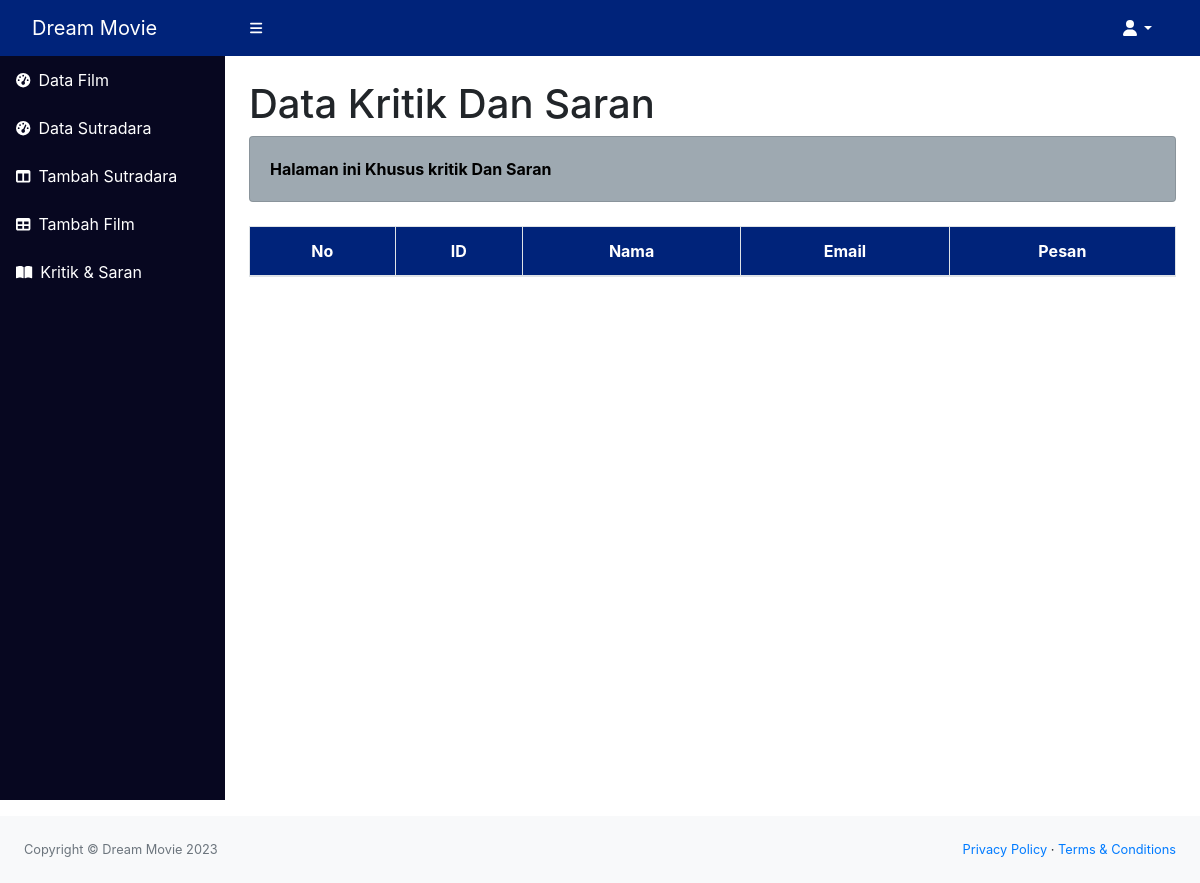
Before: /admin/ks.php with the older database file.
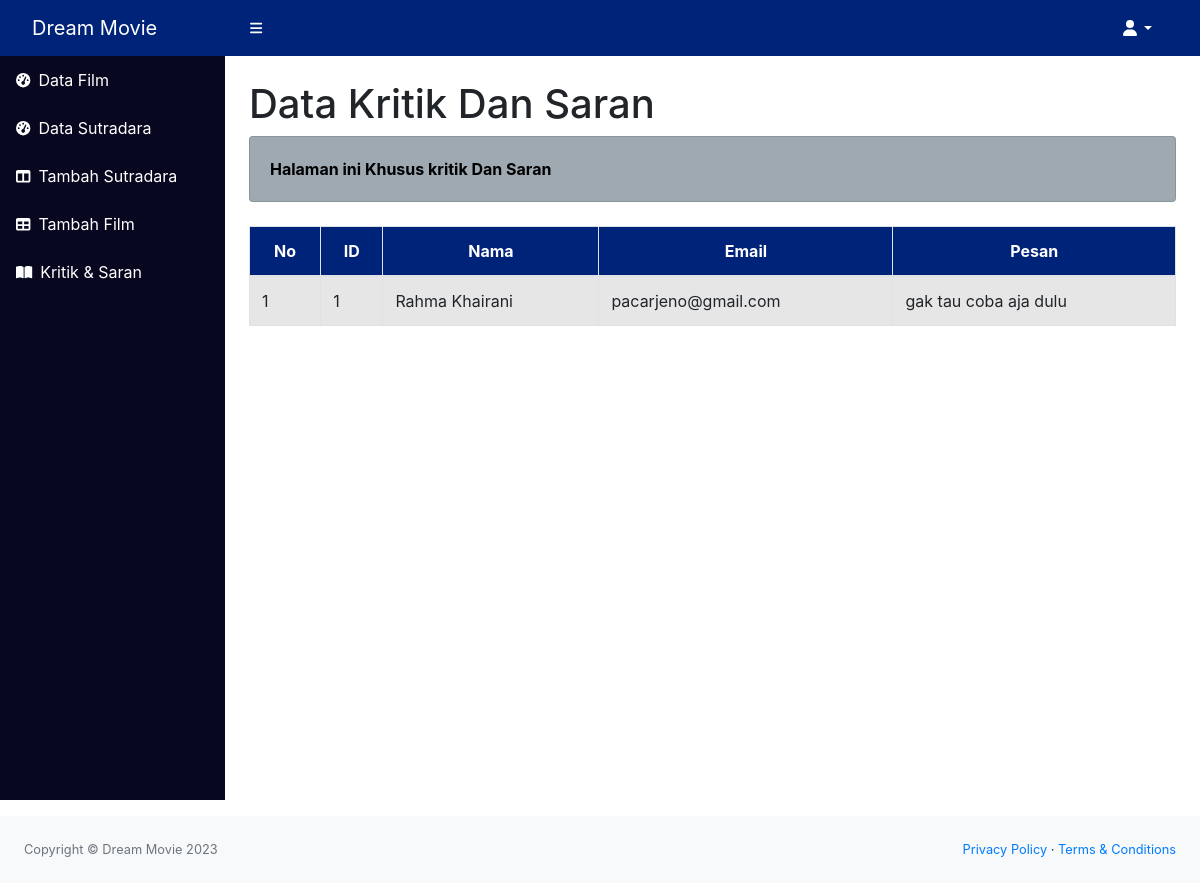
After: the same page with the newer database file.
### tables this page shows
CREATE TABLE `kritikdansaran` (
  `id` int(11) NOT NULL,
  `nama` varchar(255) NOT NULL,
  `email` varchar(255) NOT NULL,
  `pesan` text NOT NULL
);

### admin/ks.php (the view, shortened to what this page needs)
<!DOCTYPE html>
<html lang="en">
<head>
    <link rel="stylesheet" href="https://cdn.datatables.net/1.13.4/css/jquery.dataTables.min.css">
    <link href="css/styles.css" rel="stylesheet" />
    <link rel="stylesheet" href="https://cdnjs.cloudflare.com/ajax/libs/font-awesome/6.3.0/css/all.min.css">
    <link rel="stylesheet" href="https://stackpath.bootstrapcdn.com/bootstrap/4.3.1/css/bootstrap.min.css">
    <link rel="stylesheet" href="https://cdnjs.cloudflare.com/ajax/libs/font-awesome/5.15.1/css/all.min.css">
    <link rel="stylesheet" href="https://maxcdn.bootstrapcdn.com/bootstrap/4.0.0/css/bootstrap.min.css">
</head>
<body class="sb-nav-fixed">
    <?php
    include 'koneksi.php';
    $query = mysqli_query($conn, "SELECT * FROM kritikdansaran;");
    ?>
    <nav class="sb-topnav navbar navbar-expand navbar-dark" style="background-color: #00237A;">
        <a class="navbar-brand ps-3" style="color: #ffffff;" href="../user/index.php">Dream Movie</a>
        <button class="btn btn-link btn-sm order-1 order-lg-0 me-4 me-lg-0" id="sidebarToggle" href="#!">
            <i class="fas fa-bars" style="color: #ffffff;"></i>
        </button>
        <ul class="navbar-nav ml-auto ms-md-0 me-3 me-lg-4">
            <li class="nav-item dropdown">
                <a class="nav-link dropdown-toggle" id="navbarDropdown" href="#" role="button" data-bs-toggle="dropdown"
                aria-expanded="false" style="color: #ffffff;"><i class="fas fa-user fa-fw"></i></a>
            </li>
        </ul>
    </nav>
    <div id="layoutSidenav">
        <?php include "template/navbar.php" ?>
        <div id="layoutSidenav_content">
            <main>
                <div class="container-fluid px-4">
                    <h1 class="mt-4">Data Kritik Dan Saran</h1>
                    <div class="card mb-4" style="background-color: #9EA9B1;">
                        <div class="card-body" style="color: black; font-weight: bold;">
                            Halaman ini Khusus kritik Dan Saran
                        </div>
                    </div>
                    <table id="film" class="table table-striped table-bordered">
                        <thead>
                            <tr>
                                <th style="background-color: #00237A; color: #ffffff; text-align: center;">No</th>
                                <th style="background-color: #00237A; color: #ffffff; text-align: center;">ID</th>
                                <th style="background-color: #00237A; color: #ffffff; text-align: center;">Nama</th>
                                <th style="background-color: #00237A; color: #ffffff; text-align: center;">Email</th>
                                <th style="background-color: #00237A; color: #ffffff; text-align: center;">Pesan</th>
                            </tr>
                        </thead>
                        <tbody>
                            <?php if (mysqli_num_rows($query) > 0) { ?>
                                <?php
                                $no = 1;
                                while ($data = mysqli_fetch_array($query)) {
                                    ?>
                                    <tr>
                                        <td>
                                            <?php echo $no ?>
                                        </td>
                                        <td>
                                            <?php echo $data["id"]; ?>
                                        </td>
                                        <td>
                                            <?php echo $data["nama"]; ?>
                                        </td>
                                        <td>
                                            <?php echo $data["email"]; ?>
                                        </td>
                                        <td>
                                            <?php echo $data["pesan"]; ?>
                                        </td>
                                    </tr>
                                    <?php $no++;
                                } ?>
                            <?php } ?>
                        </tbody>
                    </table>
                </div>
        </div>
    </div>
    </main><br><br><br>
    <footer class="py-4 bg-light mt-auto">
        <div class="container-fluid px-4">
            <div class="d-flex align-items-center justify-content-between small">
                <div class="text-muted">Copyright &copy; Dream Movie 2023</div>
                <div>
                    <a href="#">Privacy Policy</a>
                    &middot;
                    <a href="#">Terms &amp; Conditions</a>
                </div>
            </div>
        </div>
    </footer>
</body>
</html>

Changed rows visible on the page:
added kritikdansaran: id "1", nama "Rahma Khairani", email "pacarjeno@gmail.com", pesan "gak tau coba aja dulu"
